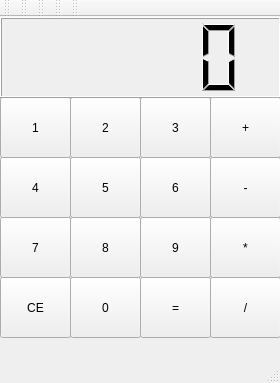
<?xml version="1.0" encoding="UTF-8"?>
<ui version="4.0">
 <class>MainWindow</class>
 <widget class="QMainWindow" name="MainWindow">
  <property name="geometry">
   <rect>
    <x>0</x>
    <y>0</y>
    <width>280</width>
    <height>383</height>
   </rect>
  </property>
  <property name="windowTitle">
   <string>MainWindow</string>
  </property>
  <widget class="QWidget" name="centralWidget">
   <widget class="QPushButton" name="pushButton">
    <property name="geometry">
     <rect>
      <x>0</x>
      <y>80</y>
      <width>71</width>
      <height>61</height>
     </rect>
    </property>
    <property name="text">
     <string>1</string>
    </property>
   </widget>
   <widget class="QPushButton" name="pushButton_2">
    <property name="geometry">
     <rect>
      <x>70</x>
      <y>80</y>
      <width>71</width>
      <height>61</height>
     </rect>
    </property>
    <property name="text">
     <string>2</string>
    </property>
   </widget>
   <widget class="QPushButton" name="pushButton_3">
    <property name="geometry">
     <rect>
      <x>140</x>
      <y>80</y>
      <width>71</width>
      <height>61</height>
     </rect>
    </property>
    <property name="text">
     <string>3</string>
    </property>
   </widget>
   <widget class="QLCDNumber" name="lcdNumber">
    <property name="geometry">
     <rect>
      <x>0</x>
      <y>0</y>
      <width>281</width>
      <height>81</height>
     </rect>
    </property>
   </widget>
   <widget class="QPushButton" name="pushButton_4">
    <property name="geometry">
     <rect>
      <x>0</x>
      <y>140</y>
      <width>71</width>
      <height>61</height>
     </rect>
    </property>
    <property name="text">
     <string>4</string>
    </property>
   </widget>
   <widget class="QPushButton" name="pushButton_5">
    <property name="geometry">
     <rect>
      <x>70</x>
      <y>140</y>
      <width>71</width>
      <height>61</height>
     </rect>
    </property>
    <property name="text">
     <string>5</string>
    </property>
   </widget>
   <widget class="QPushButton" name="pushButton_6">
    <property name="geometry">
     <rect>
      <x>140</x>
      <y>140</y>
      <width>71</width>
      <height>61</height>
     </rect>
    </property>
    <property name="text">
     <string>6</string>
    </property>
   </widget>
   <widget class="QPushButton" name="pushButton_7">
    <property name="geometry">
     <rect>
      <x>0</x>
      <y>200</y>
      <width>71</width>
      <height>61</height>
     </rect>
    </property>
    <property name="text">
     <string>7</string>
    </property>
   </widget>
   <widget class="QPushButton" name="pushButton_8">
    <property name="geometry">
     <rect>
      <x>70</x>
      <y>200</y>
      <width>71</width>
      <height>61</height>
     </rect>
    </property>
    <property name="text">
     <string>8</string>
    </property>
   </widget>
   <widget class="QPushButton" name="pushButton_9">
    <property name="geometry">
     <rect>
      <x>140</x>
      <y>200</y>
      <width>71</width>
      <height>61</height>
     </rect>
    </property>
    <property name="text">
     <string>9</string>
    </property>
   </widget>
   <widget class="QPushButton" name="pushButton_10">
    <property name="geometry">
     <rect>
      <x>0</x>
      <y>260</y>
      <width>71</width>
      <height>61</height>
     </rect>
    </property>
    <property name="text">
     <string>CE</string>
    </property>
   </widget>
   <widget class="QPushButton" name="pushButton_11">
    <property name="geometry">
     <rect>
      <x>70</x>
      <y>260</y>
      <width>71</width>
      <height>61</height>
     </rect>
    </property>
    <property name="text">
     <string>0</string>
    </property>
   </widget>
   <widget class="QPushButton" name="pushButton_12">
    <property name="geometry">
     <rect>
      <x>140</x>
      <y>260</y>
      <width>71</width>
      <height>61</height>
     </rect>
    </property>
    <property name="text">
     <string>=</string>
    </property>
   </widget>
   <widget class="QPushButton" name="pushButton_13">
    <property name="geometry">
     <rect>
      <x>210</x>
      <y>80</y>
      <width>71</width>
      <height>61</height>
     </rect>
    </property>
    <property name="text">
     <string>+</string>
    </property>
   </widget>
   <widget class="QPushButton" name="pushButton_14">
    <property name="geometry">
     <rect>
      <x>210</x>
      <y>140</y>
      <width>71</width>
      <height>61</height>
     </rect>
    </property>
    <property name="text">
     <string>-</string>
    </property>
   </widget>
   <widget class="QPushButton" name="pushButton_15">
    <property name="geometry">
     <rect>
      <x>210</x>
      <y>200</y>
      <width>71</width>
      <height>61</height>
     </rect>
    </property>
    <property name="text">
     <string>*</string>
    </property>
   </widget>
   <widget class="QPushButton" name="pushButton_16">
    <property name="geometry">
     <rect>
      <x>210</x>
      <y>260</y>
      <width>71</width>
      <height>61</height>
     </rect>
    </property>
    <property name="text">
     <string>/</string>
    </property>
   </widget>
   <zorder>pushButton_15</zorder>
   <zorder>pushButton</zorder>
   <zorder>pushButton_2</zorder>
   <zorder>pushButton_3</zorder>
   <zorder>lcdNumber</zorder>
   <zorder>pushButton_4</zorder>
   <zorder>pushButton_5</zorder>
   <zorder>pushButton_6</zorder>
   <zorder>pushButton_7</zorder>
   <zorder>pushButton_8</zorder>
   <zorder>pushButton_9</zorder>
   <zorder>pushButton_10</zorder>
   <zorder>pushButton_11</zorder>
   <zorder>pushButton_12</zorder>
   <zorder>pushButton_13</zorder>
   <zorder>pushButton_14</zorder>
   <zorder>pushButton_16</zorder>
  </widget>
  <widget class="QMenuBar" name="menuBar">
   <property name="geometry">
    <rect>
     <x>0</x>
     <y>0</y>
     <width>280</width>
     <height>24</height>
    </rect>
   </property>
  </widget>
  <widget class="QToolBar" name="mainToolBar">
   <attribute name="toolBarArea">
    <enum>TopToolBarArea</enum>
   </attribute>
   <attribute name="toolBarBreak">
    <bool>false</bool>
   </attribute>
  </widget>
  <widget class="QStatusBar" name="statusBar"/>
  <widget class="QToolBar" name="toolBar">
   <property name="windowTitle">
    <string>toolBar</string>
   </property>
   <attribute name="toolBarArea">
    <enum>TopToolBarArea</enum>
   </attribute>
   <attribute name="toolBarBreak">
    <bool>false</bool>
   </attribute>
  </widget>
  <widget class="QToolBar" name="toolBar_2">
   <property name="windowTitle">
    <string>toolBar_2</string>
   </property>
   <attribute name="toolBarArea">
    <enum>TopToolBarArea</enum>
   </attribute>
   <attribute name="toolBarBreak">
    <bool>false</bool>
   </attribute>
  </widget>
  <widget class="QToolBar" name="toolBar_3">
   <property name="windowTitle">
    <string>toolBar_3</string>
   </property>
   <attribute name="toolBarArea">
    <enum>TopToolBarArea</enum>
   </attribute>
   <attribute name="toolBarBreak">
    <bool>false</bool>
   </attribute>
  </widget>
  <widget class="QToolBar" name="toolBar_4">
   <property name="windowTitle">
    <string>toolBar_4</string>
   </property>
   <attribute name="toolBarArea">
    <enum>TopToolBarArea</enum>
   </attribute>
   <attribute name="toolBarBreak">
    <bool>false</bool>
   </attribute>
  </widget>
 </widget>
 <layoutdefault spacing="6" margin="11"/>
 <resources/>
 <connections/>
</ui>
